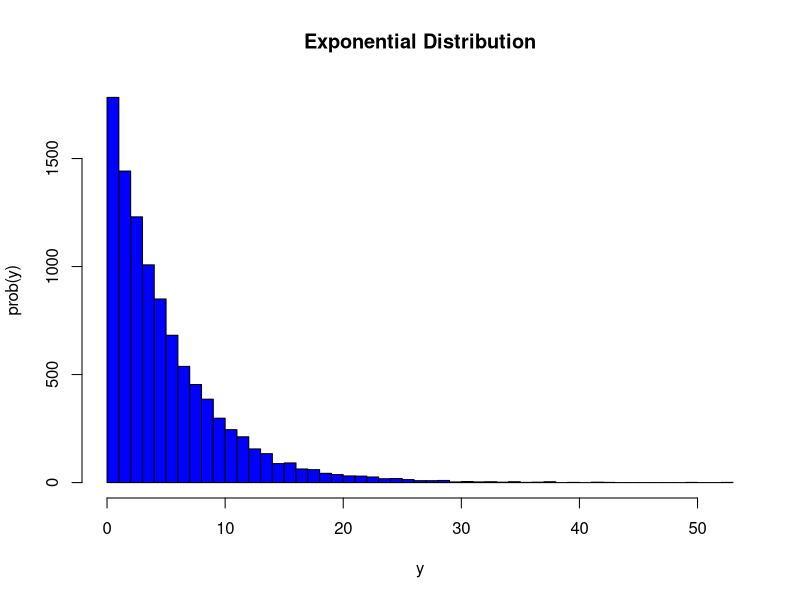
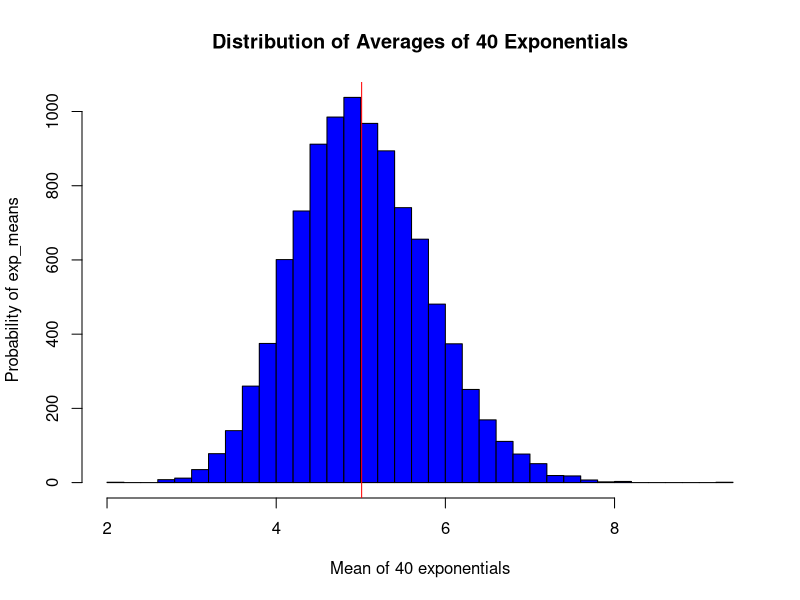

Source code (R) for these figures, in order:
## ---- chunk 1
set.seed(5)
lambda = 0.2
n = 10000
y <- rexp(n, rate = lambda)
hist(y,ylab="prob(y)",col="blue",breaks=50,main="Exponential Distribution")
mean_y <- round(mean(y),2)
mean_y
sd_y <- round(sd(y),2)
sd_y 
## ---- chunk 2
exp_means = NULL

for(i in 1 : n) exp_means = c(exp_means,mean(rexp(40, rate = lambda)))
sample_mean = round(mean(exp_means),2)
sample_mean
hist(exp_means,xlab="Mean of 40 exponentials",ylab="Probability of exp_means",col="blue",breaks=50,main="Distribution of Averages of 40 Exponentials")
abline(v=sample_mean,col="red")
# a red line is added to the histogram at the value of the sample_mean
## ---- chunk 3
var_exp_means = round(var(exp_means),4)
var_exp_means
